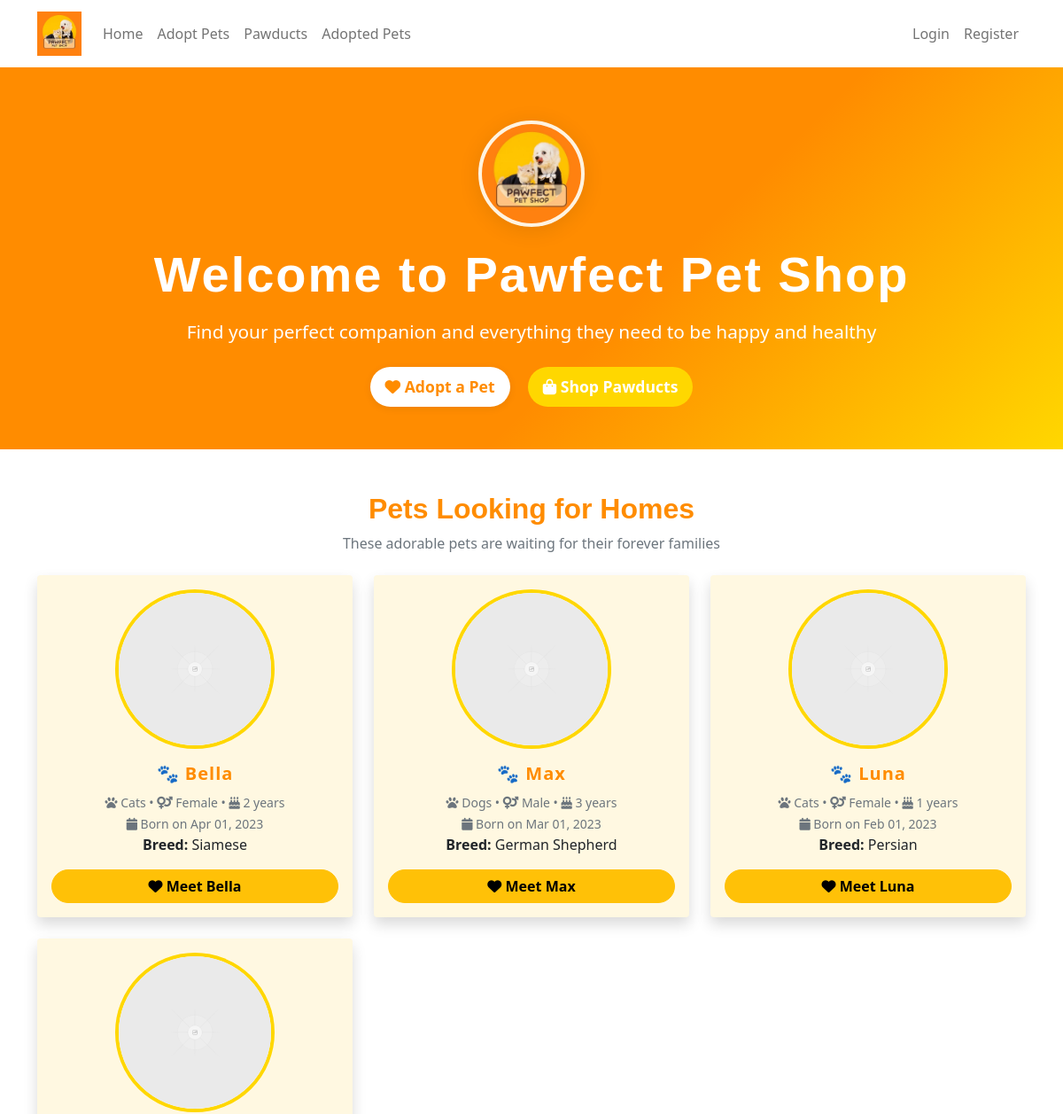
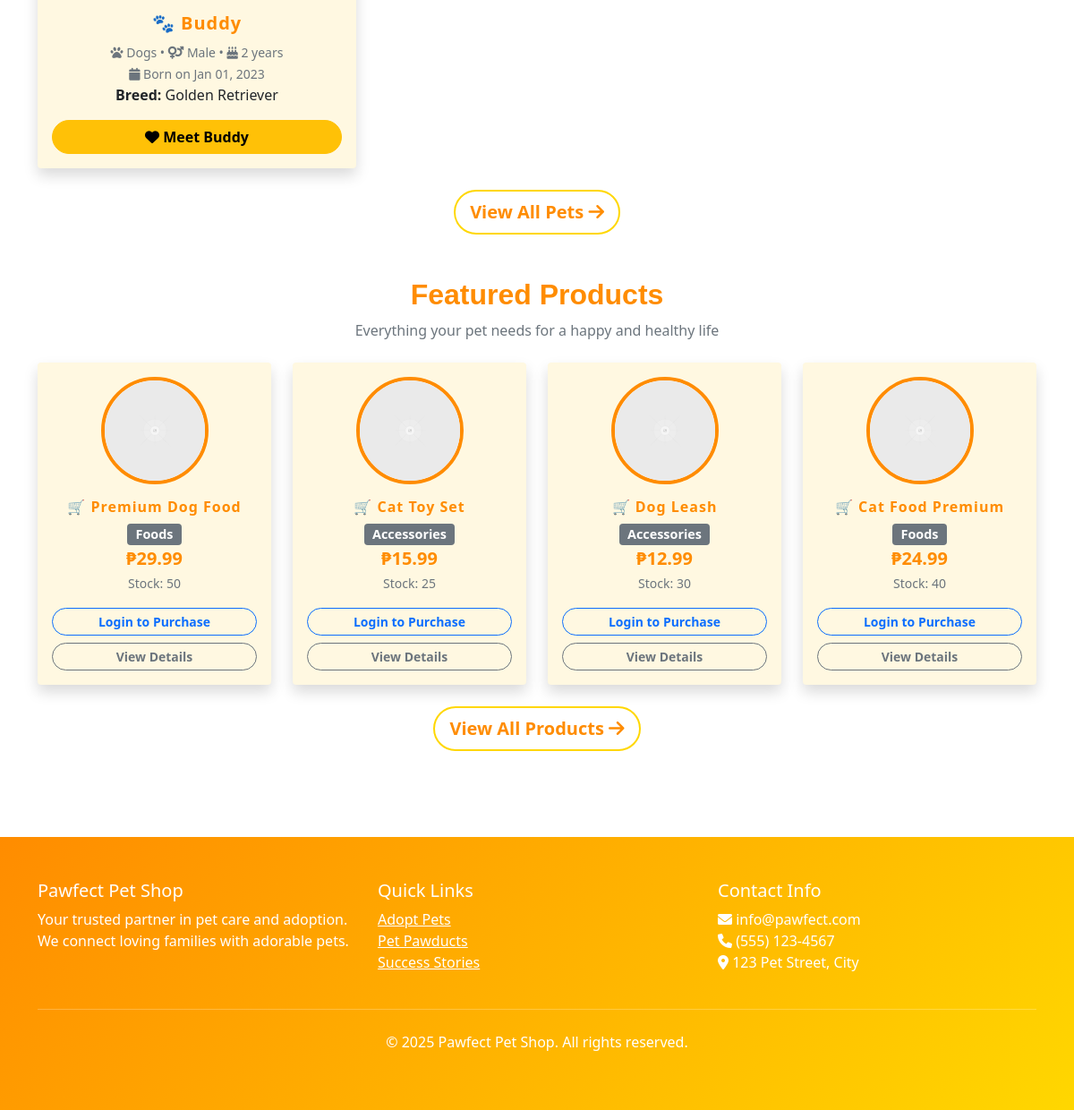
The page / on the database its author committed (2 pictures, top to bottom).
### tables this page shows
CREATE TABLE IF NOT EXISTS settings (
    id INT AUTO_INCREMENT PRIMARY KEY,
    setting_key VARCHAR(100) UNIQUE NOT NULL,
    setting_value TEXT
);

CREATE TABLE IF NOT EXISTS pets (
    id INT AUTO_INCREMENT PRIMARY KEY,
    name VARCHAR(100) NOT NULL,
    pet_image TEXT NOT NULL DEFAULT '/uploads/placeholder.png',
    type ENUM('cats', 'dogs') NOT NULL,
    gender ENUM('male', 'female') NOT NULL,
    age INT NOT NULL,
    birthday DATE NOT NULL,
    breed VARCHAR(100),
    description TEXT,
    price DECIMAL(10,2) NOT NULL DEFAULT 0.00,
    is_adopted BOOLEAN DEFAULT FALSE,
    adopted_by_user_id INT NULL,
    adoption_date DATETIME NOT NULL DEFAULT CURRENT_TIMESTAMP,
    FOREIGN KEY (adopted_by_user_id) REFERENCES users(id)
);

CREATE TABLE IF NOT EXISTS products (
    id INT PRIMARY KEY AUTO_INCREMENT,
    name VARCHAR(255) NOT NULL,
    product_image VARCHAR(255),
    stock_quantity INT NOT NULL DEFAULT 0,
    type ENUM('foods', 'accessories') NOT NULL,
    price DECIMAL(10,2) NOT NULL,
    description TEXT,
    created_by INT NULL,
    FOREIGN KEY (created_by) REFERENCES users(id) ON DELETE SET NULL
);

### views/home.php (the view, shortened to what the rows shown need)
<?php require_once 'layout/header.php'; ?>
<div class="hero-section text-center" style="background: linear-gradient(135deg, #FF8C00 60%, #FFD700 100%); color: #fff; padding: 60px 0 40px 0; position: relative;">
    <div class="container">
        <?php if (getSetting('site_logo')): ?>
            <img src="<?php echo BASE_URL . getSetting('site_logo'); ?>" alt="<?php echo getSetting('brand_name', 'Pawfect Pet Shop'); ?> Logo" class="hero-logo-img">
        <?php else: ?>
            <img src="<?php echo BASE_URL; ?>/public/PawfectPetShopLogo.jpg" alt="<?php echo getSetting('brand_name', 'Pawfect Pet Shop'); ?> Logo" class="hero-logo-img">
        <?php endif; ?>
        <h1 class="display-4 fw-bold mb-3" style="font-family: 'Quicksand', Nunito, sans-serif; letter-spacing: 2px;">Welcome to <?php echo getSetting('brand_name', 'Pawfect Pet Shop'); ?></h1>
        <p class="lead mb-4" style="font-size: 1.3rem;">Find your perfect companion and everything they need to be happy and healthy</p>
        <div class="row justify-content-center">
            <div class="col-md-6">
                <a href="<?php echo BASE_URL; ?>/pets" class="btn btn-lg fw-bold me-3 mb-2" style="background: #fff; color: #FF8C00; border-radius: 30px; box-shadow: 0 2px 8px rgba(0,0,0,0.08); font-size: 1.1rem;">
                    <i class="fas fa-heart"></i> Adopt a Pet
                </a>
                <a href="<?php echo BASE_URL; ?>/pawducts" class="btn btn-lg fw-bold mb-2" style="background: #FFD700; color: #fff; border-radius: 30px; font-size: 1.1rem;">
                    <i class="fas fa-shopping-bag"></i> Shop Pawducts
                </a>
            </div>
        </div>
    </div>
</div>
<div class="container py-5">
    <section class="mb-5">
        <div class="text-center mb-4">
            <h2 class="fw-bold" style="color: #FF8C00; font-family: 'Quicksand', Nunito, sans-serif;">Pets Looking for Homes</h2>
            <p class="text-muted">These adorable pets are waiting for their forever families</p>
        </div>
        <div class="row">
            <?php foreach ($featuredPets as $pet): ?>
            <div class="col-md-4 mb-4">
                <div class="card pet-card h-100 shadow rounded-4 border-0" style="background: #fff8e1;">
                    <img src="<?php echo BASE_URL . $pet['pet_image']; ?>" class="card-img-top rounded-circle mx-auto mt-3" style="height: 180px; width: 180px; object-fit: cover; border: 4px solid #FFD700; background: #fff;" alt="<?php echo $pet['name']; ?>">
                    <div class="card-body text-center">
                        <h5 class="card-title fw-bold" style="color: #FF8C00; letter-spacing: 1px;">🐾 <?php echo $pet['name']; ?></h5>
                        <p class="card-text">
                            <small class="text-muted">
                                <i class="fas fa-paw"></i> <?php echo ucfirst($pet['type']); ?> •
                                <i class="fas fa-venus-mars"></i> <?php echo ucfirst($pet['gender']); ?> •
                                <i class="fas fa-birthday-cake"></i> <?php echo $pet['age']; ?> years
                                <br>
                                <i class="fas fa-calendar"></i> Born on <?php echo date('M d, Y', strtotime($pet['birthday'])); ?>
                            </small><br>
                            <strong>Breed:</strong> <?php echo $pet['breed']; ?>
                        </p>
                        <div class="d-grid">
                            <a href="<?php echo BASE_URL; ?>/pet/<?php echo $pet['id']; ?>" class="btn btn-warning rounded-pill fw-bold">
                                <i class="fas fa-heart"></i> Meet <?php echo $pet['name']; ?>
                            </a>
                        </div>
                    </div>
                </div>
            </div>
            <?php endforeach; ?>
        </div>
        <div class="text-center">
            <a href="<?php echo BASE_URL; ?>/pets" class="btn btn-outline-warning btn-lg rounded-pill fw-bold" style="color: #FF8C00; border: 2px solid #FFD700;">
                View All Pets <i class="fas fa-arrow-right"></i>
            </a>
        </div>
    </section>
    <section>
        <div class="text-center mb-4">
            <h2 class="fw-bold" style="color: #FF8C00; font-family: 'Quicksand', Nunito, sans-serif;">Featured Products</h2>
            <p class="text-muted">Everything your pet needs for a happy and healthy life</p>
        </div>
        <div class="row">
            <?php foreach ($featuredProducts as $product): ?>
            <div class="col-md-3 mb-4">
                <div class="card product-card h-100 shadow rounded-4 border-0" style="background: #fff8e1;">
                    <img src="<?php echo BASE_URL . $product['product_image']; ?>" class="card-img-top rounded-circle mx-auto mt-3" style="height: 120px; width: 120px; object-fit: cover; border: 4px solid #FF8C00; background: #fff;" alt="<?php echo $product['name']; ?>">
                    <div class="card-body text-center">
                        <h6 class="card-title fw-bold" style="color: #FF8C00; letter-spacing: 1px;">🛒 <?php echo $product['name']; ?></h6>
                        <p class="card-text text-muted">
                            <span class="badge bg-secondary" style="font-size: 0.9rem;"> <?php echo ucfirst($product['type']); ?> </span><br>
                            <strong class="text-primary fs-5">₱<?php echo number_format($product['price'], 2); ?></strong><br>
                            <small class="text-muted">Stock: <?php echo $product['stock_quantity']; ?></small>
                        </p>
                        <div class="d-grid gap-2">
                            <?php if (isLoggedIn() && $product['stock_quantity'] > 0): ?>
                                <button onclick="showAddToCartModal(<?php echo $product['id']; ?>)" class="btn btn-primary btn-sm rounded-pill fw-bold">
                                    <i class="fas fa-cart-plus"></i> Add to Cart
                                </button>
                            <?php elseif (!isLoggedIn()): ?>
                                <a href="<?php echo BASE_URL; ?>/login" class="btn btn-outline-primary btn-sm rounded-pill fw-bold">
                                    Login to Purchase
                                </a>
                            <?php else: ?>
                                <button class="btn btn-secondary btn-sm rounded-pill fw-bold" disabled>
                                    Out of Stock
                                </button>
                            <?php endif; ?>
                            <a href="<?php echo BASE_URL; ?>/product/<?php echo $product['id']; ?>" class="btn btn-outline-secondary btn-sm rounded-pill fw-bold">
                                View Details
                            </a>
                        </div>
                    </div>
                </div>
            </div>
            <?php endforeach; ?>
        </div>
        <div class="text-center">
            <a href="<?php echo BASE_URL; ?>/pawducts" class="btn btn-outline-warning btn-lg rounded-pill fw-bold" style="color: #FF8C00; border: 2px solid #FFD700;">
                View All Products <i class="fas fa-arrow-right"></i>
            </a>
        </div>
    </section>
</div>
<?php require_once 'layout/footer.php'; ?>

### views/layout/header.php (shortened to what the rows shown need)
<!DOCTYPE html>
<html lang="en">
<head>
    <link href="https://cdn.jsdelivr.net/npm/bootstrap@5.1.3/dist/css/bootstrap.min.css" rel="stylesheet">
    <link href="https://cdnjs.cloudflare.com/ajax/libs/font-awesome/6.0.0/css/all.min.css" rel="stylesheet">
</head>
<body>
    <nav class="navbar navbar-expand-lg navbar-light bg-white shadow-sm">
        <div class="container">
            <a class="navbar-brand" href="<?php echo BASE_URL; ?>">
                <?php if (getSetting('site_logo')): ?>
                    <img src="<?php echo BASE_URL . getSetting('site_logo'); ?>" alt="<?php echo getSetting('brand_name', 'Pawfect Pet Shop'); ?>" class="logo-img">
                <?php else: ?>
                    <img src="<?php echo BASE_URL; ?>/public/uploads/logo/PawfectPetShopLogo.jpg" alt="<?php echo getSetting('brand_name', 'Pawfect Pet Shop'); ?>" class="logo-img">
                <?php endif; ?>
            </a>
            <div class="collapse navbar-collapse" id="navbarNav">
                <ul class="navbar-nav me-auto">
                    <li class="nav-item">
                        <a class="nav-link" href="<?php echo BASE_URL; ?>">Home</a>
                    </li>
                    <li class="nav-item">
                        <a class="nav-link" href="<?php echo BASE_URL; ?>/pets">Adopt Pets</a>
                    </li>
                    <li class="nav-item">
                        <a class="nav-link" href="<?php echo BASE_URL; ?>/pawducts">Pawducts</a>
                    </li>
                    <li class="nav-item">
                        <a class="nav-link" href="<?php echo BASE_URL; ?>/adopted-pets">Adopted Pets</a>
                    </li>
                </ul>
                <ul class="navbar-nav">
                    <?php if (isLoggedIn()): ?>
                        <li class="nav-item">
                            <a href="<?php echo BASE_URL; ?>/pawket" class="nav-link position-relative">
                                <i class="fas fa-paw"></i> Pawket
                                <?php
                                require_once 'models/Pawket.php';
                                $pawketModel = new Pawket();
                                $pawketCount = $pawketModel->getItemCount($_SESSION['user_id']);
                                if ($pawketCount > 0):
                                ?>
                                    <span class="cart-count"><?php echo $pawketCount; ?></span>
                                <?php endif; ?>
                            </a>
                        </li>
                        <li class="nav-item">
                            <a class="nav-link position-relative" href="<?php echo BASE_URL; ?>/cart">
                                <i class="fas fa-shopping-cart"></i> Cart
                                <?php
                                require_once 'models/Cart.php';
                                $cartModel = new Cart();
                                $cartCount = $cartModel->getItemCount($_SESSION['user_id']);
                                if ($cartCount > 0):
                                ?>
                                    <span class="cart-count"><?php echo $cartCount; ?></span>
                                <?php endif; ?>
                            </a>
                        </li>
                        <li class="nav-item dropdown">
                            <a class="nav-link dropdown-toggle d-flex align-items-center" href="#" id="navbarDropdown" role="button" data-bs-toggle="dropdown">
                                <?php
                                $userModel = new User();
                                $user = $userModel->getById($_SESSION['user_id']);
                                if ($user && $user['avatar']): ?>
                                    <img src="<?php echo BASE_URL . $user['avatar']; ?>" alt="Profile" class="rounded-circle me-2" style="width: 32px; height: 32px; object-fit: cover;">
                                <?php else: ?>
                                    <i class="fas fa-user-circle me-2"></i>
                                <?php endif; ?>
                                <?php echo $_SESSION['user_name']; ?>
                            </a>
                            <ul class="dropdown-menu">
                                <li>
                                    <a class="dropdown-item" href="<?php echo BASE_URL; ?>/user/dashboard">
                                        <i class="fas fa-tachometer-alt me-2"></i>
                                        My Dashboard
                                    </a>
                                </li>
                                <?php if (isAdmin()): ?>
                                    <li>
                                        <a class="dropdown-item" href="<?php echo BASE_URL; ?>/admin">
                                            <i class="fas fa-tachometer-alt me-2"></i>
                                            Admin Dashboard
                                        </a>
                                    </li>
                                <?php endif; ?>
                                <li>
                                    <hr class="dropdown-divider">
                                </li>
                                <li><a class="nav-link text-danger" href="<?php echo BASE_URL; ?>/logout">
                                        <i class="fas fa-sign-out-alt me-2"></i>
                                        Logout
                                    </a>
                                </li>
                            </ul>
                        </li>
                    <?php else: ?>
                        <li class="nav-item">
                            <a class="nav-link" href="<?php echo BASE_URL; ?>/login">Login</a>
                        </li>
                        <li class="nav-item">
                            <a class="nav-link" href="<?php echo BASE_URL; ?>/register">Register</a>
                        </li>
                    <?php endif; ?>
                </ul>
            </div>
        </div>
    </nav>
</body>
</html>

### rows shown on the page
settings: setting_value (picture)
settings: setting_value "Pawfect Pet Shop"
pets: pet_image (placeholder picture), name "Bella", type "Cats", gender "Female", age "2", birthday "Apr 01, 2023", breed "Siamese"
pets: pet_image (placeholder picture), name "Max", type "Dogs", gender "Male", age "3", birthday "Mar 01, 2023", breed "German Shepherd"
pets: pet_image (placeholder picture), name "Luna", type "Cats", gender "Female", age "1", birthday "Feb 01, 2023", breed "Persian"
pets: pet_image (placeholder picture), name "Buddy", type "Dogs", gender "Male", age "2", birthday "Jan 01, 2023", breed "Golden Retriever"
products: product_image (placeholder picture), name "Premium Dog Food", type "Foods", price "29.99", stock_quantity "50"
products: product_image (placeholder picture), name "Cat Toy Set", type "Accessories", price "15.99", stock_quantity "25"
products: product_image (placeholder picture), name "Dog Leash", type "Accessories", price "12.99", stock_quantity "30"
products: product_image (placeholder picture), name "Cat Food Premium", type "Foods", price "24.99", stock_quantity "40"
